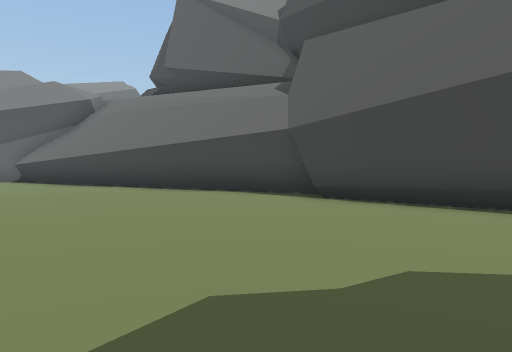
[1] (above)

23 first-person views from a walk through a Unity game level. The camera is 1.3 m above the floor, tilts 2° down and sees 70° across. The floor is counted in squares, 2 m on a side. Each view is taken from the middle of a square. On the plan, view 1 faces up. The plan holds only what a view shows up to about 11 squares ahead; the rest is blank. The place goes on beyond the plan. The player is left out.

[2]
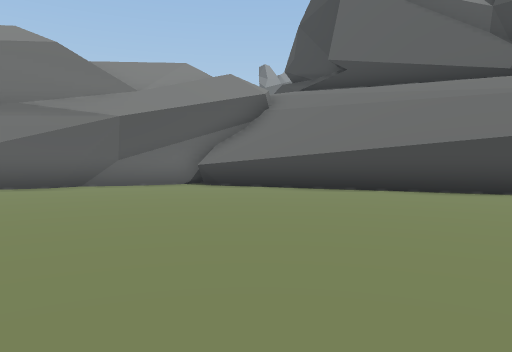

[3]
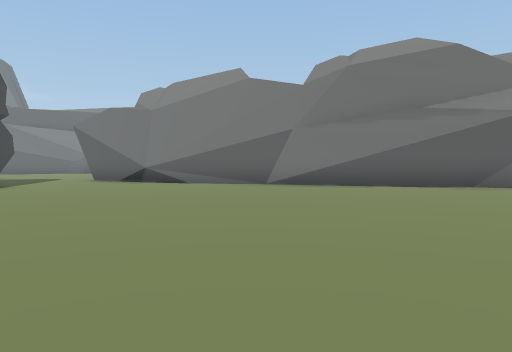

[4]
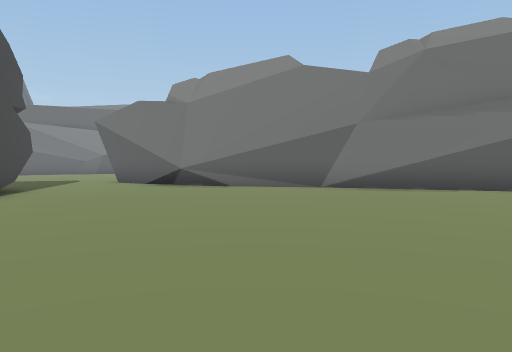

[5]
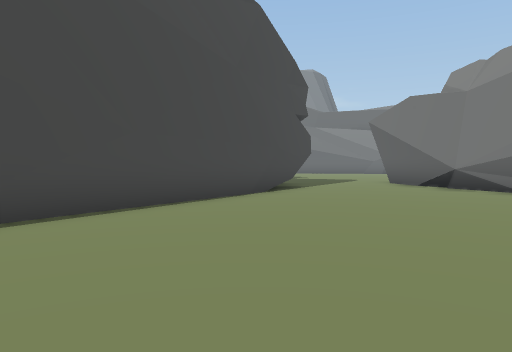

[6]
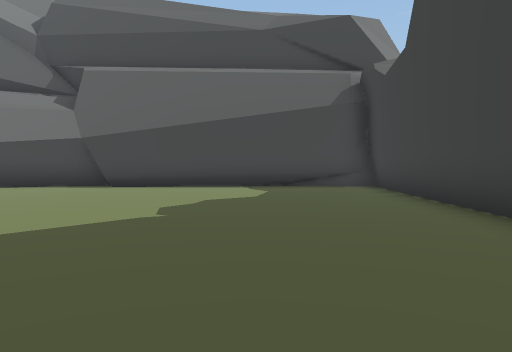

[7]
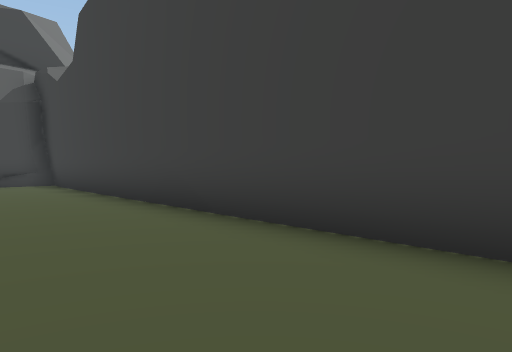

[8]
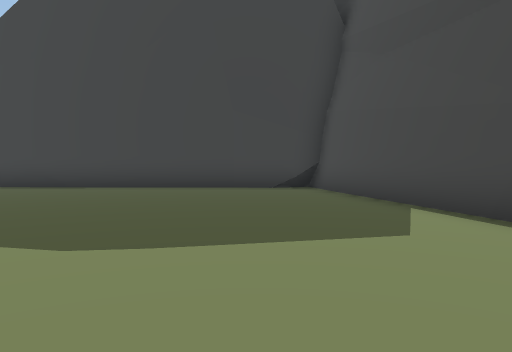

[9]
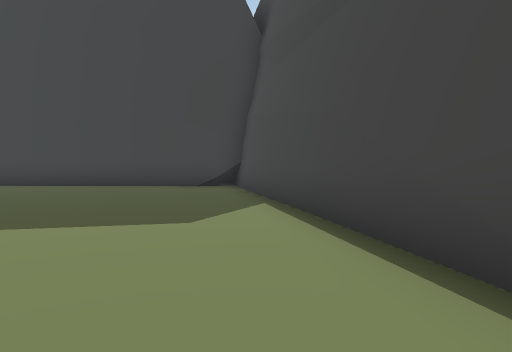

[10]
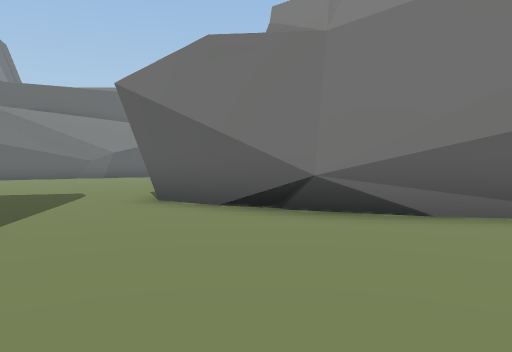

[11]
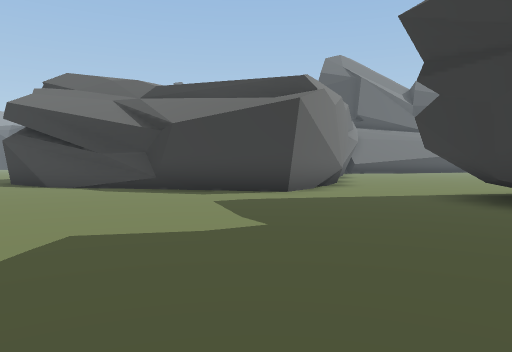

[12]
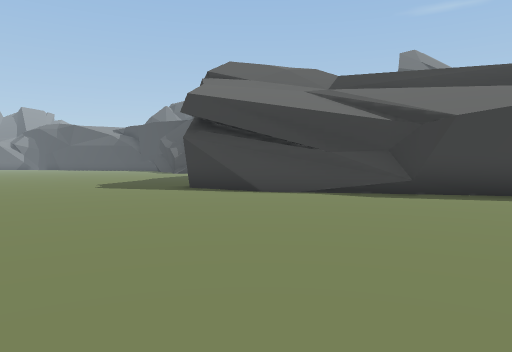

[13]
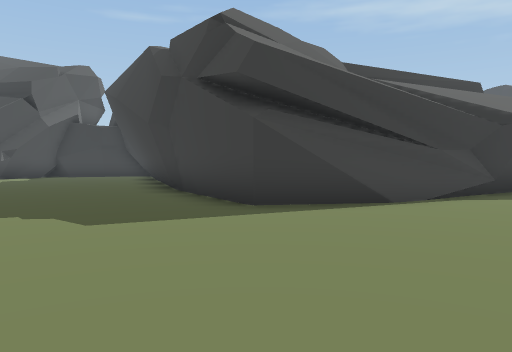

[14]
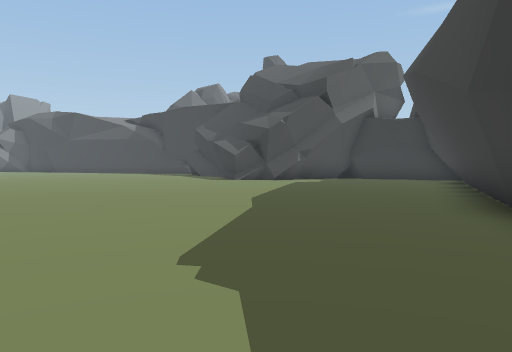

[15]
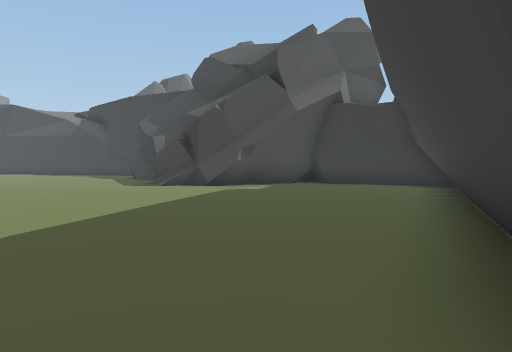

[16]
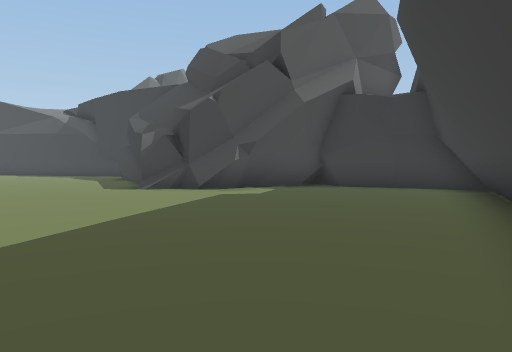

[17]
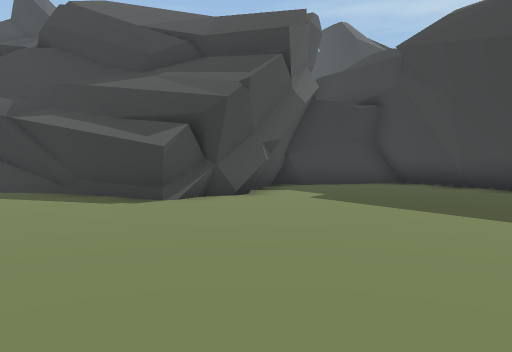

[18]
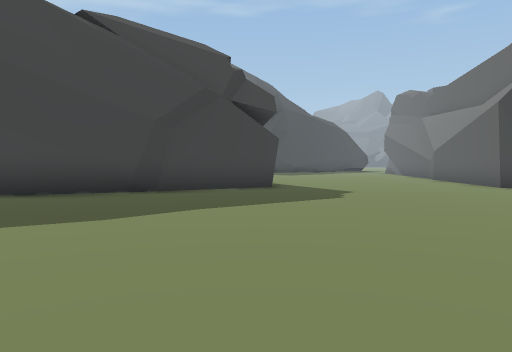

[19]
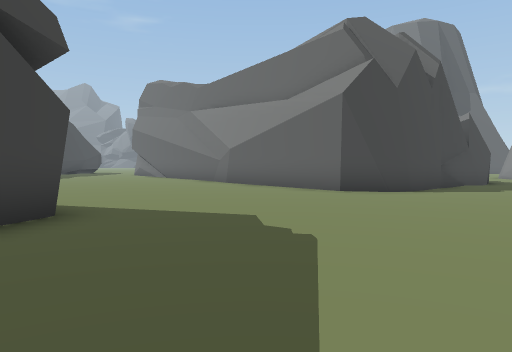

[20]
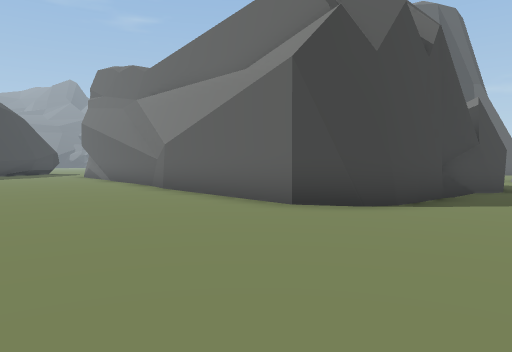

[21]
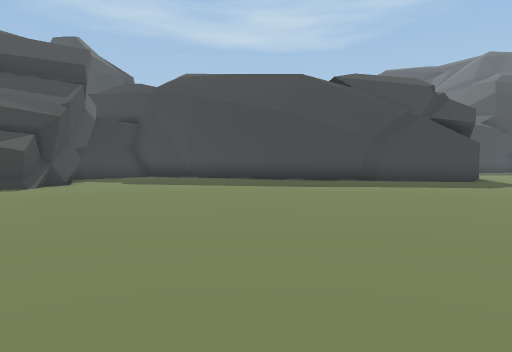

[22]
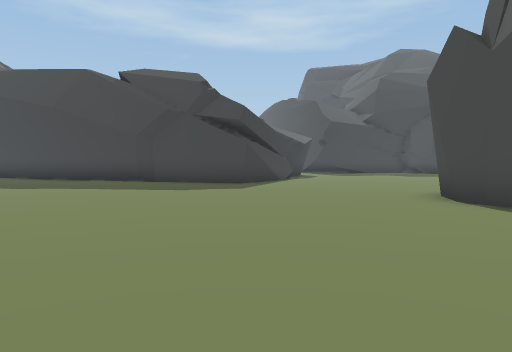

[23]
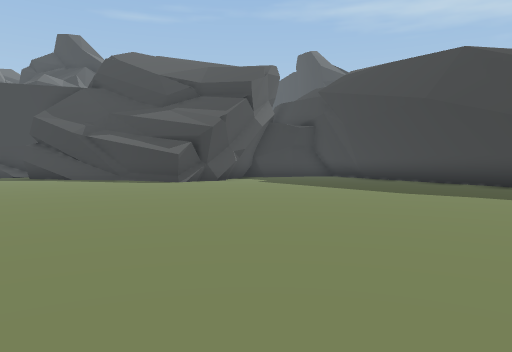

### Floor plan
Points are (right, up) in squares from view 1. A wall is a line through its corners. A room is listed if a view was taken in it or the views show most of it. See-through windows are left out.
Room 1 (views 1, 2, 3, 4, 5, 6, 7, 8, 9, 10)
walls: (-11.7, -3.2) (-4, -8.3); (-10.5, 10.5) (-15.5, 8); (1.3, 7.3) (-7.7, 11.7); (-10, 11.4) (-10.8, 10.1); (-8, 11.9) (-10.6, 11.1); (-8.3, 12.1) (-9.8, 11.2); (-15.1, 8.2) (-18.8, 5.7); (-7.9, 12.2) (-8.4, 11.8); (-3.9, -7.8) (6.1, 1.7); (-4.3, -8.2) (-3.5, -7.2); (-17.3, 6.5) (-18.8, 5.7); (-18.7, 5.7) (-20.8, 5.3); (-18.7, 5.8) (-19.5, 5.5); (5.8, 1.3) (6.6, 1.9) (0.8, 7.1); (-20.5, 2.7) (-13.9, -1.7); (6.7, 2.1) (6.2, 2.2)
low walls: (-7.2, 11.7) (-7.9, 12.2); (-10.6, 11.1) (-11.2, 10.3); (-10.3, 11.3) (-11.1, 10.2); (1.3, 7.5) (-7.5, 11.8); (-17.8, 6.4) (-19.2, 5.8); (-18.8, 5.7) (-19.5, 6.1); (6.6, 1.9) (5.5, 3.3)
ways out: opening at (-21, 3.5) to room 2
Room 2 (views 11, 12, 13, 14, 15, 16, 17, 18, 19, 20, 21, 22, 23)
walls: (-25.3, 13.3) (-22.3, 15); (-25.2, 10.9) (-25.5, 13.1) (-24.8, 13.6); (-23, 14.6) (-22.9, 14.9) (-22.5, 15.2); (-22.8, 15.1) (-13.1, 18.6); (-23.2, 8.2) (-24.1, 9.4); (-23.4, 8) (-24.6, 10.9); (-31.9, 8.9) (-32.1, 8.1) (-32.4, 6.7); (-34.4, 14.6) (-32.5, 14.5) (-31.9, 14.1) (-31.5, 13.3) (-32, 7.8); (-22.6, 6.3) (-23.4, 7.6) (-23.4, 8.5); (-20.8, 5.3) (-21.7, 5.1) (-25.6, 12.1); (-15.6, 17.7) (-14.3, 18.5); (-14.5, 18.3) (-13.2, 18.8); (-17, 22.9) (-18.1, 24.5); (-16.9, 22.8) (-17.5, 23.3) (-17.8, 24.1) (-18.5, 24.6); (-16.6, 22.6) (-17, 22.8) (-17.2, 23.4); (-17.5, 23.7) (-18.2, 24.1); (-18.5, 24.7) (-16.9, 27.5); (-21.7, 1.4) (-20.9, 2.4); (-21.5, 1.3) (-21.4, 1.9); (-21.7, 1) (-21.4, 1.6); (-13, 18.2) (-14.2, 22.3); (-15, 22.5) (-17, 22.8); (-14.3, 21.8) (-14, 22.2) (-16, 22.9); (-17.3, 26.8) (-16.9, 27.5)
low walls: (-22.4, 15.1) (-13.7, 18.2); (-23.8, 8.4) (-24.4, 9.4); (-18.2, 24.1) (-18.5, 24.7); (-16.8, 22.9) (-17.3, 23); (-16.5, 23) (-17, 22.9); (-15.5, 22.8) (-16.6, 22.9)
ways out: opening at (-21, 3.5) to room 1

Positions as (right, up) in squares from view 1, and headings:
1: (0, 0), facing up
2: (-6, 1), facing up
3: (-8, 0), facing up-left
4: (-10, 0), facing up-left
5: (-10, 1), facing left
6: (-3, -3), facing up-right
7: (-4, -4), facing right
8: (-10, 0), facing down-right
9: (-12, -1), facing down-right
10: (-16, 2), facing up-left
11: (-28, 0), facing up-right
12: (-31, 5), facing up-right
13: (-31, 13), facing right
14: (-28, 14), facing up-right
15: (-24, 15), facing up-right
16: (-23, 16), facing up-right
17: (-25, 23), facing right
18: (-25, 23), facing down
19: (-24, 18), facing down-left
20: (-27, 17), facing down-left
21: (-29, 27), facing down-right
22: (-34, 21), facing down-right
23: (-31, 22), facing right
